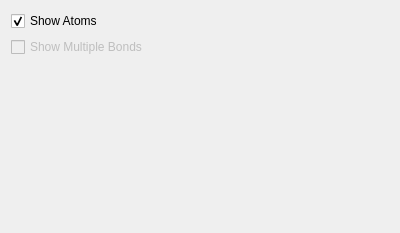
<ui version="4.0" >
 <class>WireSettingsWidget</class>
 <widget class="QWidget" name="WireSettingsWidget" >
  <property name="geometry" >
   <rect>
    <x>0</x>
    <y>0</y>
    <width>400</width>
    <height>233</height>
   </rect>
  </property>
  <layout class="QGridLayout" >
   <item row="0" column="0" >
    <layout class="QVBoxLayout" >
     <item>
      <widget class="QCheckBox" name="showDotsCheckBox" >
       <property name="text" >
        <string>Show Atoms</string>
       </property>
       <property name="checked" >
        <bool>true</bool>
       </property>
      </widget>
     </item>
     <item>
      <widget class="QCheckBox" name="showMultipleCheckBox" >
       <property name="enabled" >
        <bool>false</bool>
       </property>
       <property name="text" >
        <string>Show Multiple Bonds</string>
       </property>
      </widget>
     </item>
    </layout>
   </item>
   <item row="1" column="0" >
    <spacer>
     <property name="orientation" >
      <enum>Qt::Vertical</enum>
     </property>
     <property name="sizeHint" >
      <size>
       <width>20</width>
       <height>40</height>
      </size>
     </property>
    </spacer>
   </item>
  </layout>
 </widget>
 <resources/>
 <connections/>
</ui>
